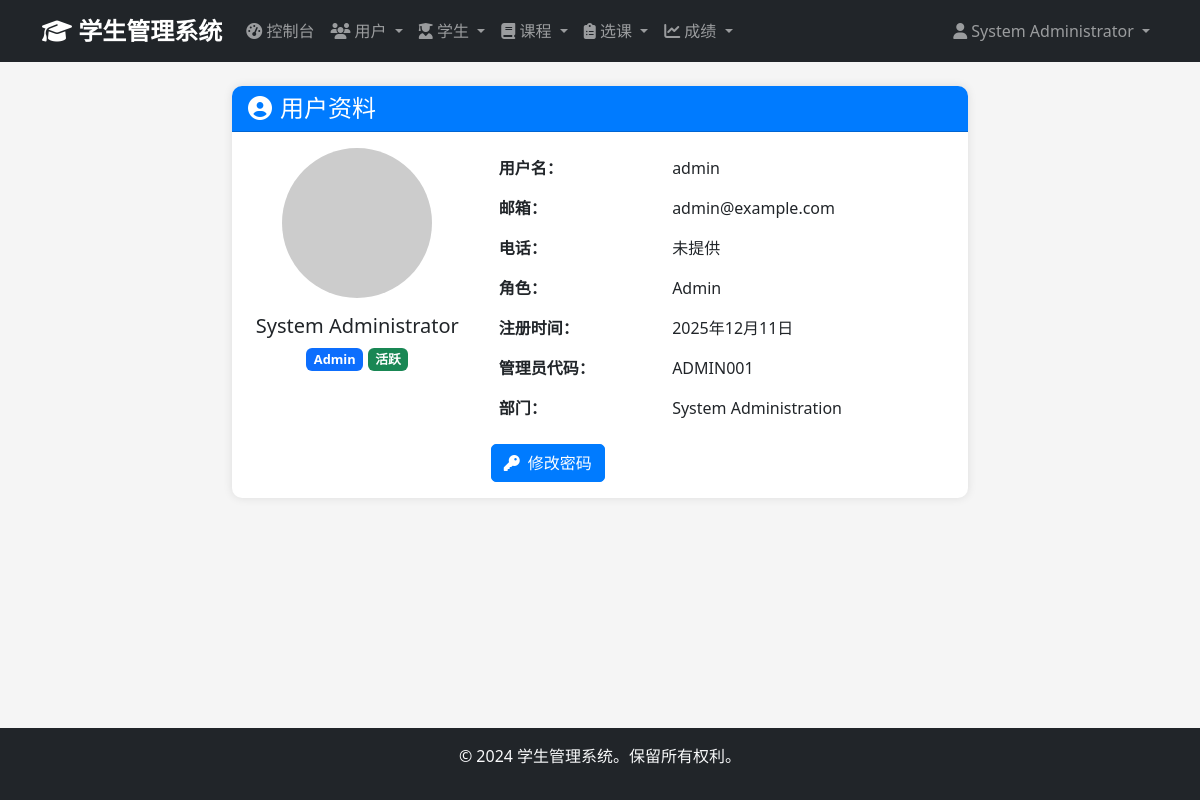
Before: /auth/profile (signed in) with the older database file.
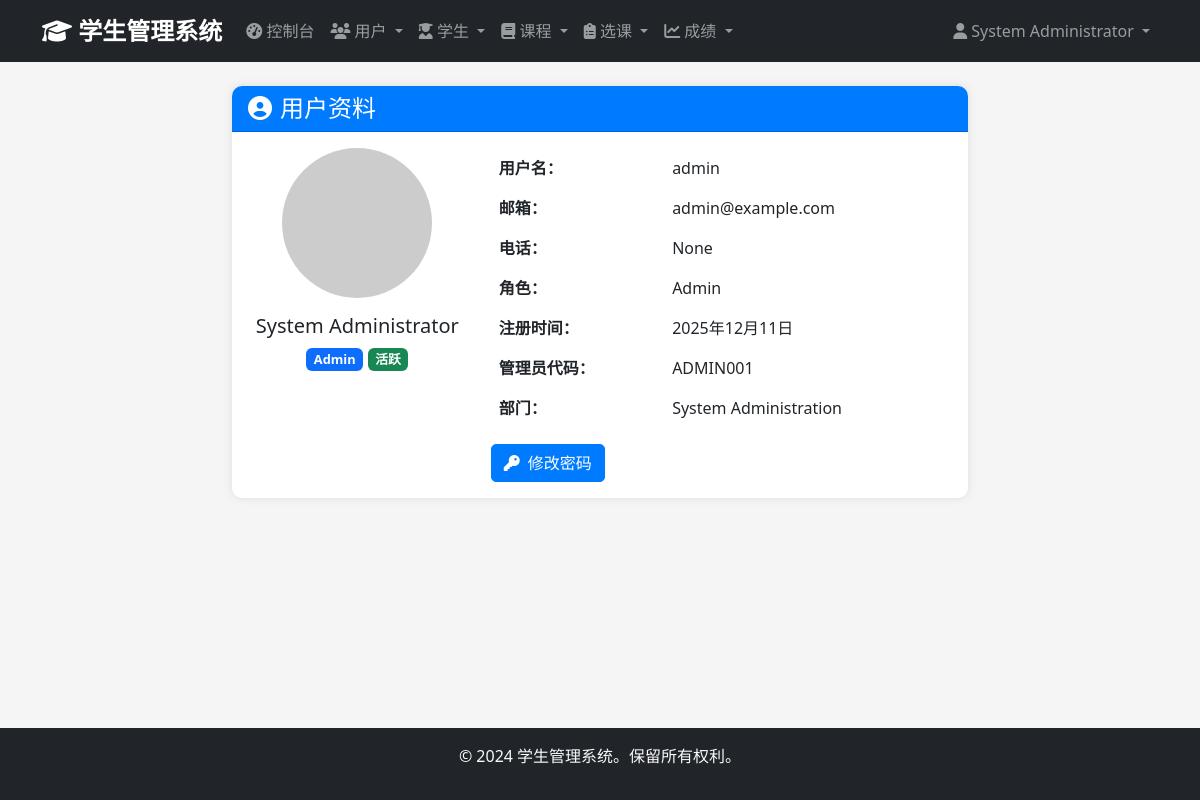
After: the same page with the newer database file.
### app/models/user.py (models this page shows, shortened)
class User(UserMixin, db.Model):
    __tablename__ = 'users'
    id = db.Column(db.Integer, primary_key=True)
    username = db.Column(db.String(50), unique=True, nullable=False)
    email = db.Column(db.String(100), unique=True, nullable=False)
    password_hash = db.Column(db.String(255), nullable=False)
    full_name = db.Column(db.String(100), nullable=False)
    phone = db.Column(db.String(20))
    role = db.Column(db.Enum('admin', 'student', name='user_role'), nullable=False, default='student')
    is_active = db.Column(db.Boolean, default=True)
    created_at = db.Column(db.DateTime, default=datetime.utcnow)
    updated_at = db.Column(db.DateTime, default=datetime.utcnow, onupdate=datetime.utcnow)
    administrator = db.relationship('Administrator', backref='user', uselist=False, cascade='all, delete-orphan')
    def is_admin(self):
        return self.role == 'admin'
    def is_student(self):
        return self.role == 'student'

### app/views/auth.py (the view)
@auth_bp.route('/profile')
@login_required
def profile():
    return render_template('auth/profile.html', user=current_user)

### app/templates/auth/profile.html (shortened to what this page needs)
{% extends "base.html" %}
{% block content %}
<div class="container">
    <div class="row justify-content-center">
        <div class="col-md-8">
            <div class="card">
                <div class="card-header">
                    <h4 class="mb-0">
                        <i class="fas fa-user-circle me-2"></i>用户资料
                    </h4>
                </div>
                <div class="card-body">
                    <div class="row">
                        <div class="col-md-4 text-center">
                            <img src="https://ui-avatars.com/api/?name={{ current_user.full_name|replace(' ', '+') }}&size=150&background=667eea&color=fff"
                                 alt="Profile Avatar"
                                 class="rounded-circle mb-3"
                                 style="width: 150px; height: 150px; object-fit: cover;">
                            <h5>{{ current_user.full_name }}</h5>
                            <span class="badge bg-primary">{{ current_user.role.title() }}</span>
                            {% if current_user.is_active %}
                                <span class="badge bg-success">活跃</span>
                            {% else %}
                                <span class="badge bg-danger">未激活</span>
                            {% endif %}
                        </div>
                        <div class="col-md-8">
                            <table class="table table-borderless">
                                <tr>
                                    <td><strong>用户名：</strong></td>
                                    <td>{{ current_user.username }}</td>
                                </tr>
                                <tr>
                                    <td><strong>邮箱：</strong></td>
                                    <td>{{ current_user.email }}</td>
                                </tr>
                                <tr>
                                    <td><strong>电话：</strong></td>
                                    <td>{{ current_user.phone or '未提供' }}</td>
                                </tr>
                                <tr>
                                    <td><strong>角色：</strong></td>
                                    <td>{{ current_user.role.title() }}</td>
                                </tr>
                                <tr>
                                    <td><strong>注册时间：</strong></td>
                                    <td>{{ current_user.created_at.strftime('%Y年%m月%d日') if current_user.created_at else '不适用' }}</td>
                                </tr>
                                {% if current_user.is_admin() and current_user.administrator %}
                                <tr>
                                    <td><strong>管理员代码：</strong></td>
                                    <td>{{ current_user.administrator.admin_code }}</td>
                                </tr>
                                <tr>
                                    <td><strong>部门：</strong></td>
                                    <td>{{ current_user.administrator.department or '未分配' }}</td>
                                </tr>
                                {% endif %}
                            </table>
                            <div class="mt-3">
                                <button class="btn btn-primary" data-bs-toggle="modal" data-bs-target="#changePasswordModal">
                                    <i class="fas fa-key me-2"></i>修改密码
                                </button>
                            </div>
                        </div>
                    </div>
                </div>
            </div>
        </div>
    </div>
</div>
{% endblock %}

### app/templates/base.html (shortened to what this page needs)
<!DOCTYPE html>
<html lang="zh-CN">
<head>
    <link href="https://cdn.jsdelivr.net/npm/bootstrap@5.3.0/dist/css/bootstrap.min.css" rel="stylesheet">
    <link href="https://cdnjs.cloudflare.com/ajax/libs/font-awesome/6.4.0/css/all.min.css" rel="stylesheet">
    <link href="{{ url_for('static', filename='css/style.css') }}" rel="stylesheet">
</head>
<body>
    {% if current_user.is_authenticated %}
    <nav class="navbar navbar-expand-lg navbar-dark bg-dark">
        <div class="container">
            <a class="navbar-brand" href="{{ url_for('main.dashboard') }}">
                <i class="fas fa-graduation-cap"></i> 学生管理系统
            </a>
            <div class="collapse navbar-collapse" id="navbarNav">
                <ul class="navbar-nav me-auto">
                    {% if current_user.is_admin() %}
                    <li class="nav-item">
                        <a class="nav-link" href="{{ url_for('admin.dashboard') }}">
                            <i class="fas fa-tachometer-alt"></i> 控制台
                        </a>
                    </li>
                    <li class="nav-item dropdown">
                        <a class="nav-link dropdown-toggle" href="#" data-bs-toggle="dropdown">
                            <i class="fas fa-users"></i> 用户
                        </a>
                    </li>
                    <li class="nav-item dropdown">
                        <a class="nav-link dropdown-toggle" href="#" data-bs-toggle="dropdown">
                            <i class="fas fa-user-graduate"></i> 学生
                        </a>
                    </li>
                    <li class="nav-item dropdown">
                        <a class="nav-link dropdown-toggle" href="#" data-bs-toggle="dropdown">
                            <i class="fas fa-book"></i> 课程
                        </a>
                    </li>
                    <li class="nav-item dropdown">
                        <a class="nav-link dropdown-toggle" href="#" data-bs-toggle="dropdown">
                            <i class="fas fa-clipboard-list"></i> 选课
                        </a>
                    </li>
                    <li class="nav-item dropdown">
                        <a class="nav-link dropdown-toggle" href="#" data-bs-toggle="dropdown">
                            <i class="fas fa-chart-line"></i> 成绩
                        </a>
                    </li>
                    {% endif %}
                </ul>
                <ul class="navbar-nav">
                    <li class="nav-item dropdown">
                        <a class="nav-link dropdown-toggle" href="#" data-bs-toggle="dropdown">
                            <i class="fas fa-user"></i> {{ current_user.full_name }}
                        </a>
                    </li>
                </ul>
            </div>
        </div>
    </nav>
    {% endif %}
    <main class="container-fluid py-4">
        {% block content %}{% endblock %}
    </main>
    <footer class="bg-dark text-light text-center py-3 mt-auto">
        <div class="container">
            <p>&copy; 2024 学生管理系统。保留所有权利。</p>
        </div>
    </footer>
</body>
</html>

Changed rows visible on the page:
changed User "System Administrator": phone "未提供" → "None"
